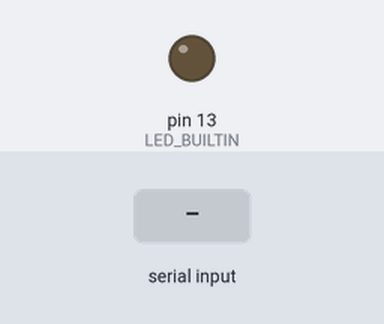
This sketch was run on a simulated Arduino Uno, built with avr-gcc and run on an emulated ATmega328P. Shown: output pins drawn as LEDs (lit = HIGH). Inputs (shaded band) come from the test bench.

Above: at 1.2 s.
1.3 s: "H" received over Serial
At 2.4 s:
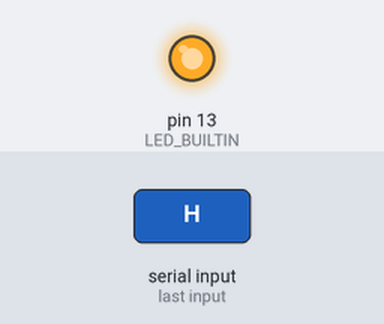
2.8 s: "L" received over Serial
At 3.6 s:
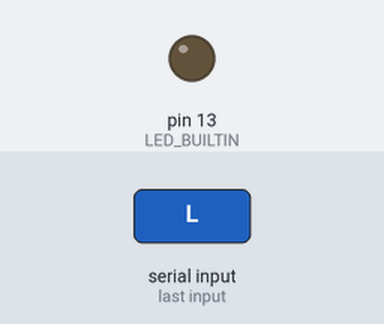
Timing chart, 0 to 5.8 s (numbered marks = the images above; inputs shaded):
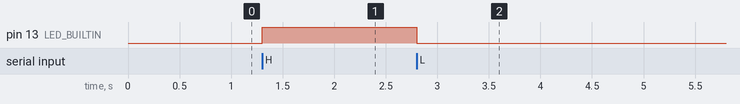

The sketch:

arduinosketch.ino
```cpp
void setup() {
  Serial.begin(9600);
  pinMode(LED_BUILTIN, OUTPUT);
}

void loop() {
  if (Serial.available() > 0) {
    char command = Serial.read();
    if (command == 'H') {
      digitalWrite(LED_BUILTIN, HIGH);
    } else if (command == 'L') {
      digitalWrite(LED_BUILTIN, LOW);
    }
  }
}
```

Measured:
- after the input at 1.3 s, pin 13 (LED_BUILTIN): LOW → HIGH at once
- after the input at 2.8 s, pin 13 (LED_BUILTIN): HIGH → LOW at once
